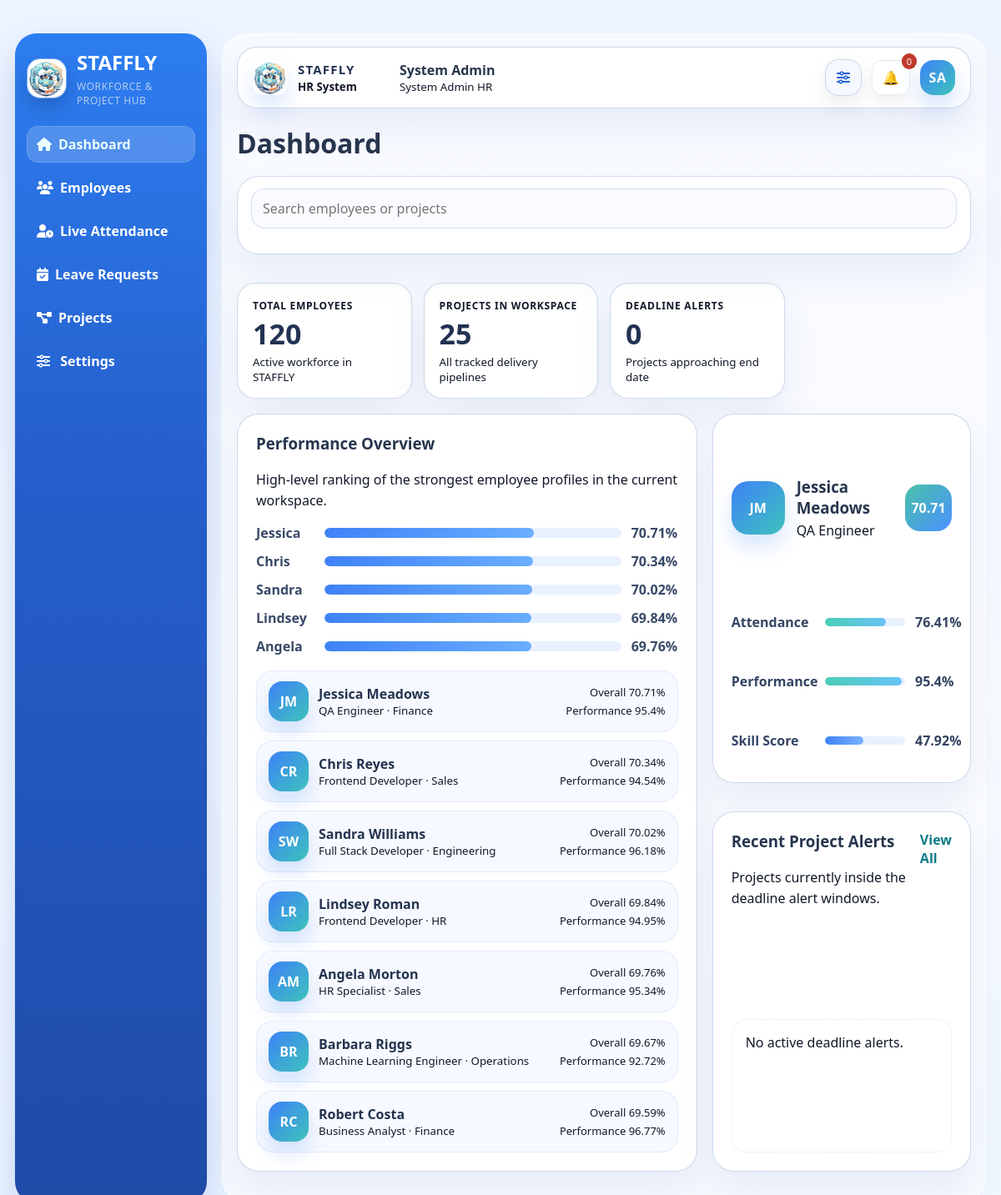
/dashboard (signed in), run on the app's committed database.
### models.py (models this page shows, shortened)
class User(db.Model):
    __tablename__ = "users"
    id = db.Column(db.Integer, primary_key=True)
    name = db.Column(db.String(120), nullable=False)
    email = db.Column(db.String(120), unique=True, nullable=False, index=True)
    password_hash = db.Column(db.String(255), nullable=False)
    role = db.Column(db.String(20), nullable=False, default="Employee")
    position = db.Column(db.String(120), nullable=False, default="Web Developer")
    department = db.Column(db.String(120), nullable=True)
    is_registered = db.Column(db.Boolean, nullable=False, default=False)
    security_code_hash = db.Column(db.String(255), nullable=True)
    project_start_alert = db.Column(db.Boolean, nullable=False, default=True)
    deadline_alert_30 = db.Column(db.Boolean, nullable=False, default=True)
    deadline_alert_15 = db.Column(db.Boolean, nullable=False, default=True)
    deadline_alert_10 = db.Column(db.Boolean, nullable=False, default=True)
    deadline_alert_5 = db.Column(db.Boolean, nullable=False, default=True)
    deadline_alert_1 = db.Column(db.Boolean, nullable=False, default=True)
    skills = db.relationship("Skill", secondary=employee_skills, back_populates="employees")
    resume_skills = db.relationship("Skill", secondary=resume_skills, back_populates="resume_employees")
    notifications = db.relationship("Notification", backref="user", lazy=True, cascade="all, delete-orphan")
    assignments = db.relationship("ProjectAssignment", backref="employee", lazy=True, cascade="all, delete-orphan")
    attendance_records = db.relationship("AttendanceRecord", backref="employee", lazy=True, cascade="all, delete-orphan")
    leave_requests = db.relationship("LeaveRequest", backref="employee", lazy=True, cascade="all, delete-orphan")
    daily_project_reports = db.relationship("DailyProjectReport", backref="employee", lazy=True, cascade="all, delete-orphan")
    past_performance_records = db.relationship(
        "PastProjectPerformance",
        backref="employee",
        lazy=True,
        cascade="all, delete-orphan",
    )
    feedback_records = db.relationship("ProjectFeedback", backref="employee", lazy=True, cascade="all, delete-orphan")

### routes/auth_routes.py (the view, shortened to what this page needs)
@auth_bp.route("/dashboard")
@login_required
def dashboard():
    user = current_user()
    total_employees = User.query.filter(User.role != "Admin").count()
    total_projects = Project.query.count()
    employees = User.query.filter(User.role != "Admin").all()
    top_employee_rows = []
    for employee in employees:
        attendance_score = calculate_attendance_score(employee)
        performance_score = calculate_performance_score(employee)
        skill_score = calculate_skill_score(employee)
        overall_score = calculate_overall_employee_score(employee)
        top_employee_rows.append(
            {
                "employee": employee,
                "attendance_score": attendance_score,
                "performance_score": performance_score,
                "skill_score": skill_score,
                "overall_score": overall_score,
            }
        )
    top_employee_rows = sorted(
        top_employee_rows,
        key=lambda row: (row["overall_score"], row["performance_score"], row["skill_score"]),
        reverse=True,
    )[:7]
    project_deadline_rows = _build_project_deadline_report()
    return render_template(
        "dashboard.html",
        total_employees=total_employees,
        total_projects=total_projects,
        top_employee_rows=top_employee_rows,
        project_deadline_rows=project_deadline_rows,
        dashboard_search_items=_build_dashboard_search_items(),
    )

### templates/dashboard.html (shortened to what this page needs)
﻿{% extends "base.html" %}
{% block content %}
<div class="dashboard-page">
    <div class="page-header dashboard-page-header">
        <div>
            <h1>Dashboard</h1>
        </div>
    </div>
    <div class="card dashboard-search-card dashboard-search-surface">
        <form class="global-search-form live-search-form dashboard-search-form" data-live-search='{{ dashboard_search_items|tojson|safe }}' data-live-search-no-submit="1">
            <input
                type="text"
                class="live-search-input"
                placeholder="Search employees or projects"
                aria-label="Search employees or projects"
                autocomplete="off"
            >
        </form>
    </div>
    <div class="dashboard-stat-grid">
        <a class="dashboard-stat-tile" href="{{ url_for('employees.list_employees') }}">
            <span class="dashboard-stat-label">Total Employees</span>
            <strong>{{ total_employees }}</strong>
            <small>Active workforce in STAFFLY</small>
        </a>
        <a class="dashboard-stat-tile" href="{{ url_for('projects.list_projects') }}">
            <span class="dashboard-stat-label">Projects in Workspace</span>
            <strong>{{ total_projects }}</strong>
            <small>All tracked delivery pipelines</small>
        </a>
        <button id="deadlineAlertsTrigger" class="dashboard-stat-tile dashboard-stat-tile-button" type="button">
            <span class="dashboard-stat-label">Deadline Alerts</span>
            <strong>{{ project_deadline_rows|length }}</strong>
            <small>Projects approaching end date</small>
        </button>
    </div>
    <div class="dashboard-overview-grid">
        <section class="card dashboard-analytics-card">
            <div class="card-head-inline">
                <div>
                    <h3>Performance Overview</h3>
                    <p>High-level ranking of the strongest employee profiles in the current workspace.</p>
                </div>
            </div>
            <div class="dashboard-chart-bars">
                {% for row in top_employee_rows[:5] %}
                <div class="chart-bar-card">
                    <span>{{ row.employee.name.split(' ')[0] }}</span>
                    <div class="chart-bar-track">
                        <div class="chart-bar-fill" style="width: {{ row.overall_score }}%;"></div>
                    </div>
                    <strong>{{ row.overall_score }}%</strong>
                </div>
                {% endfor %}
            </div>
            <div class="dashboard-employee-list">
                {% for row in top_employee_rows %}
                <a class="dashboard-employee-row" href="{{ url_for('employees.overall_scores_detail', employee_id=row.employee.id) }}">
                    <div class="dashboard-employee-avatar">
                        {{ row.employee.name.split()[0][0] }}{% if row.employee.name.split()|length > 1 %}{{ row.employee.name.split()[-1][0] }}{% endif %}
                    </div>
                    <div class="dashboard-employee-copy">
                        <strong>{{ row.employee.name }}</strong>
                        <small>{{ row.employee.position }}{% if row.employee.department %} · {{ row.employee.department }}{% endif %}</small>
                    </div>
                    <div class="dashboard-employee-metrics">
                        <span>Overall {{ row.overall_score }}%</span>
                        <span>Performance {{ row.performance_score }}%</span>
                    </div>
                </a>
                {% else %}
                <div class="empty-alert-state">No employees found.</div>
                {% endfor %}
            </div>
        </section>
        <aside class="dashboard-side-column">
            {% if top_employee_rows %}
            {% set spotlight = top_employee_rows[0] %}
            <section class="card spotlight-card">
                <div class="spotlight-header">
                    <div class="dashboard-employee-avatar spotlight-avatar">
                        {{ spotlight.employee.name.split()[0][0] }}{% if spotlight.employee.name.split()|length > 1 %}{{ spotlight.employee.name.split()[-1][0] }}{% endif %}
                    </div>
                    <div>
                        <h3>{{ spotlight.employee.name }}</h3>
                        <p>{{ spotlight.employee.position }}</p>
                    </div>
                    <span class="spotlight-score">{{ spotlight.overall_score }}</span>
                </div>
                <div class="spotlight-metric-list">
                    <div class="spotlight-metric-item">
                        <span>Attendance</span>
                        <div class="spotlight-progress"><div style="width: {{ spotlight.attendance_score }}%;"></div></div>
                        <strong>{{ spotlight.attendance_score }}%</strong>
                    </div>
                    <div class="spotlight-metric-item">
                        <span>Performance</span>
                        <div class="spotlight-progress"><div style="width: {{ spotlight.performance_score }}%;"></div></div>
                        <strong>{{ spotlight.performance_score }}%</strong>
                    </div>
                    <div class="spotlight-metric-item">
                        <span>Skill Score</span>
                        <div class="spotlight-progress spotlight-progress-skill"><div style="width: {{ spotlight.skill_score }}%;"></div></div>
                        <strong>{{ spotlight.skill_score }}%</strong>
                    </div>
                </div>
            </section>
            {% endif %}
            <section class="card alert-list-card">
                <div class="card-head-inline">
                    <div>
                        <h3>Recent Project Alerts</h3>
                        <p>Projects currently inside the deadline alert windows.</p>
                    </div>
                    <a class="btn-link" href="{{ url_for('projects.list_projects') }}">View All</a>
                </div>
                <div class="alert-stack">
                    {% for row in project_deadline_rows %}
                    <a class="alert-stack-item" href="{{ url_for('projects.project_detail', project_id=row.project.id) }}">
                        <div>
                            <strong>{{ row.project.name }}</strong>
                            <small>{{ row.deadline_label }} · {{ row.project.end_date.strftime('%Y-%m-%d') }}</small>
                        </div>
                        <span class="mini-badge">{{ row.team_size }}</span>
                    </a>
                    {% else %}
                    <div class="empty-alert-state">No active deadline alerts.</div>
                    {% endfor %}
                </div>
            </section>
        </aside>
    </div>
</div>
{% endblock %}

### templates/base.html (shortened to what this page needs)
﻿<!doctype html>
<html lang="en">
<head>
    <link rel="stylesheet" href="{{ url_for('static', filename='css/style.css') }}">
    <link rel="stylesheet" href="https://cdnjs.cloudflare.com/ajax/libs/font-awesome/6.5.2/css/all.min.css">
</head>
<body data-admin-authenticated="{% if current_user and current_user.role == 'Admin' %}1{% else %}0{% endif %}">
    {% if current_user %}
    <div class="app-layout">
        <aside class="sidebar">
            <div class="brand-lockup">
                <img src="{{ url_for('static', filename='img/staffly-logo.jpeg') }}" alt="STAFFLY logo" class="brand-logo">
                <div class="brand-copy">
                    <h2>STAFFLY</h2>
                    <small>Workforce & Project Hub</small>
                </div>
            </div>
            <nav class="nav-links">
                <a href="{{ url_for('auth.dashboard') }}" class="{% if request.endpoint == 'auth.dashboard' %}active-nav{% endif %}"><i class="fa-solid fa-house"></i>Dashboard</a>
                {% if current_user.role == 'Admin' %}
                <a href="{{ url_for('employees.list_employees') }}" class=""><i class="fa-solid fa-users"></i>Employees</a>
                <a href="{{ url_for('employees.live_attendance') }}" class="{% if request.endpoint == 'employees.live_attendance' %}active-nav{% endif %}"><i class="fa-solid fa-user-clock"></i>Live Attendance</a>
                <a href="{{ url_for('employees.admin_leave_requests') }}" class=""><i class="fa-solid fa-calendar-check"></i>Leave Requests</a>
                {% endif %}
                <a href="{{ url_for('projects.list_projects') }}" class=""><i class="fa-solid fa-diagram-project"></i>{% if current_user.role == 'Admin' %}Projects{% else %}My Projects{% endif %}</a>
                <a href="{{ url_for('auth.settings') }}" class="{% if request.endpoint == 'auth.settings' %}active-nav{% endif %}"><i class="fa-solid fa-sliders"></i> Settings</a>
            </nav>
        </aside>
        <main class="main-content">
            <header class="topbar">
                <div class="topbar-brand">
                    <img src="{{ url_for('static', filename='img/staffly-logo.jpeg') }}" alt="STAFFLY logo" class="topbar-brand-logo">
                    <div class="topbar-brand-copy">
                        <strong>STAFFLY</strong>
                        <small>HR System</small>
                    </div>
                </div>
                <div class="topbar-user">
                    <strong>{{ current_user.name }}</strong>
                    {% if current_user.role == 'Admin' %}
                    <small>System Admin HR</small>
                    {% else %}
                    <small>{{ current_user.position }} | {{ current_user.role }}</small>
                    {% endif %}
                </div>
                <div class="topbar-actions">
                    <a class="topbar-icon-btn" href="{{ url_for('auth.settings') }}" title="Open settings" aria-label="Open settings">
                        <i class="fa-solid fa-sliders"></i>
                    </a>
                    <div class="notification-wrapper">
                        <a id="notificationBellLink" class="bell-btn bell-link" href="{{ url_for('projects.notifications_page') }}" title="Open all notifications" aria-label="Open all notifications">🔔</a>
                        <button id="notificationCountBtn" class="notification-count-btn notification-badge-btn" type="button" title="Show unread notifications" aria-label="Show unread notifications">
                            <span id="notificationCount">{{ unread_count }}</span>
                        </button>
                    </div>
                    <div class="profile-menu-wrap">
                    <button id="profileMenuToggle" class="topbar-avatar topbar-avatar-btn" type="button" aria-expanded="false" aria-controls="profileMenuPanel" aria-label="Open profile menu">
                        {{ current_user.name.split()[0][0] }}{% if current_user.name.split()|length > 1 %}{{ current_user.name.split()[-1][0] }}{% endif %}
                    </button>
                    </div>
                </div>
            </header>
            {% block content %}{% endblock %}
        </main>
    </div>
    {% else %}
        {% block public_content %}{% endblock %}
    {% endif %}
</body>
</html>

### data on the page
User: name "System Admin", name "S", name "A"
User: employee.name "Jessica", employee.name "J", employee.name "M", employee.name "Jessica Meadows", employee.position "QA Engineer", employee.department "Finance", employee.name "J", employee.name "M", employee.name "Jessica Meadows", employee.position "QA Engineer"
User: employee.name "Chris", employee.name "C", employee.name "R", employee.name "Chris Reyes", employee.position "Frontend Developer", employee.department "Sales"
User: employee.name "Sandra", employee.name "S", employee.name "W", employee.name "Sandra Williams", employee.position "Full Stack Developer", employee.department "Engineering"
User: employee.name "Lindsey", employee.name "L", employee.name "R", employee.name "Lindsey Roman", employee.position "Frontend Developer", employee.department "HR"
User: employee.name "Angela", employee.name "A", employee.name "M", employee.name "Angela Morton", employee.position "HR Specialist", employee.department "Sales"
User: employee.name "B", employee.name "R", employee.name "Barbara Riggs", employee.position "Machine Learning Engineer", employee.department "Operations"
User: employee.name "R", employee.name "C", employee.name "Robert Costa", employee.position "Business Analyst", employee.department "Finance"

### other printed values
{{ unread_count }} "0"
{{ total_employees }} "120"
{{ total_projects }} "25"
{{ project_deadline_rows|length }} "0"
{{ row.overall_score }} "70.71" "70.34" "70.02" "69.84" "69.76"
{{ row.overall_score }} "70.71" "70.34" "70.02" "69.84" "69.76" "69.67" "69.59"
{{ row.performance_score }} "95.4" "94.54" "96.18" "94.95" "95.34" "92.72" "96.77"
{{ spotlight.overall_score }} "70.71"
{{ spotlight.attendance_score }} "76.41"
{{ spotlight.performance_score }} "95.4"
{{ spotlight.skill_score }} "47.92"
